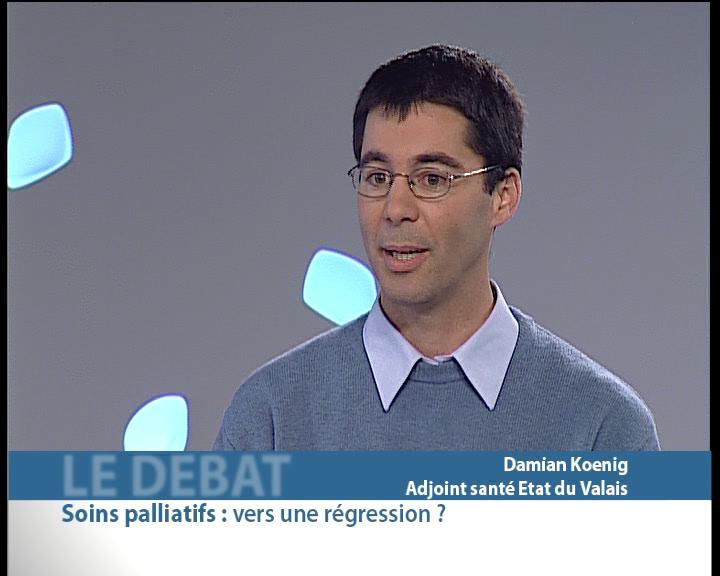
#> input picture 00000038.jpg, 720 x 576 px, given as the content of the folder frames.avi, which was not available
$ python index_inmem_crop.py   (Python 2 division)
#> lines starting #> are read from the running program, lines starting #| are printed output that depends on the picture
import cv2
import tesseract
import numpy
import sys
import os
import re
import csv
from datetime import timedelta, date
import time

def detect_words(filename, left, top, width, height):
	api = tesseract.TessBaseAPI()
	api.SetOutputName("outputName");
	api.Init(".","fra",tesseract.OEM_DEFAULT)
	api.SetPageSegMode(tesseract.PSM_AUTO)

	pixImage=tesseract.pixRead(filename)

	api.SetImage(pixImage)
	api.SetRectangle(left,top,width,height)
	outText=api.GetUTF8Text()
	api.End()

	return outText

def image_processing_with_threshold(filename):
#> called with filename = 'frames.avi/00000038.jpg'
	image = cv2.imread(filename)
#> image is the input picture: shape (576, 720, 3); mean B, G, R 145.2, 131.6, 126.2
	ret, threshold = cv2.threshold(image, 225,255, cv2.THRESH_BINARY_INV)
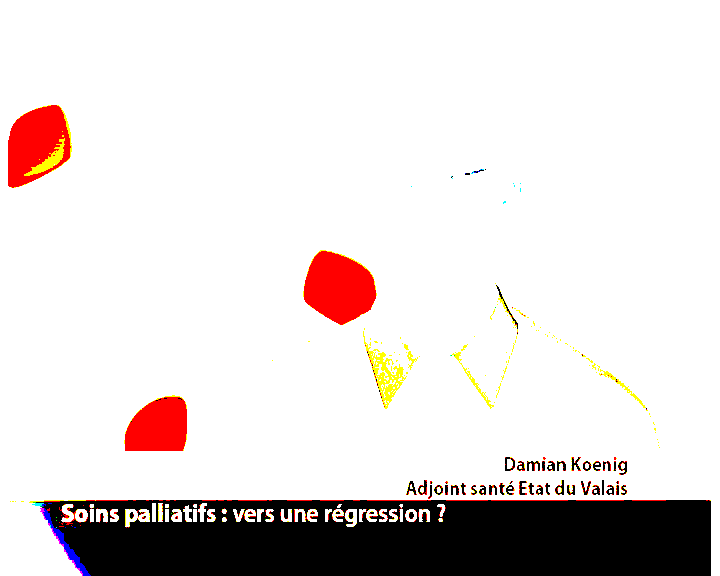
#> threshold: shape (576, 720, 3); mean B, G, R 217.6, 219, 226
	cv2.imwrite(filename.replace(".jpg","")+"_thresholded.jpg", threshold)

def run(startSecond, frame_rate):
	with open("names_annotations.csv","wb") as names_csv:
		with open("functions_annotations.csv","wb") as functions_csv:
			with open("topics_annotations.csv","wb") as topics_csv:
				names_writer = csv.writer(names_csv, delimiter='\t', quotechar='|', quoting=csv.QUOTE_MINIMAL)
				functions_writer = csv.writer(functions_csv, delimiter='\t', quotechar='|', quoting=csv.QUOTE_MINIMAL)
				topics_writer = csv.writer(topics_csv, delimiter='\t', quotechar='|', quoting=csv.QUOTE_MINIMAL)

				names_array = []
				topics_array = []
				functions_array = []

				orginal_files_extensions = (".png",".jpg",".tiff")
				cropped_files_extensions = ("_name.jpg","_topic.jpg")
				name_files_extension = "_name.jpg"
				topic_files_extension = "_topic.jpg"
				function_files_extension = "_function.jpg"

				frames_folder = next(os.walk("frames.avi"))[2]

				for filename in frames_folder:
					image_processing_with_threshold('frames.avi/'+filename)

				for i in range(0, len(frames_folder)):
					filename = frames_folder[i]
					duration = 3
					current_time_stamp =  startSecond+i*frame_rate
					start_time = timedelta(0, current_time_stamp)
					stop_time = timedelta(0, current_time_stamp+duration)
					duration = timedelta(0, duration)


					print filename,current_time_stamp

					current_name = detect_words('frames.avi/'+filename.replace(".jpg","")+"_thresholded.jpg", 290, 450, 720-290, 500-450)
					current_function = ''
					current_topic = detect_words('frames.avi/'+filename, 0, 495, 720, 576-495)

					if '\n' in current_name:
						current_name = detect_words('frames.avi/'+filename.replace(".jpg","")+"_thresholded.jpg", 290, 450, 720-290, 480-450,)
						current_function = detect_words('frames.avi/'+filename.replace(".jpg","")+"_thresholded.jpg", 290, 475, 720-290, 500-475)

					if current_name.strip() != "":
						print 'OCR_NAME', current_name.strip(), start_time, stop_time, duration
						names_writer.writerow(['OCR_NAME', current_name.strip(), start_time, stop_time, duration])
						names_array.append(current_name)

					if current_function.strip() != "":
						print 'OCR_FUNCTION', current_function.strip(), start_time, stop_time, duration
						functions_writer.writerow(['OCR_FUNCTION', current_function.strip(), start_time, stop_time, duration])
						functions_array.append(current_function)

					if current_topic.strip() != "":
						print 'OCR_TOPIC', current_topic.strip(), start_time, stop_time, duration
						topics_writer.writerow(['OCR_TOPIC', current_topic.strip(), start_time, stop_time, duration])
						topics_array.append(current_topic)

				print names_array

				print '\n'

				print topics_array

				print '\n'

				print functions_array

				print '\n'

				print len(names_array), len(functions_array), len(topics_array)

def main():
	run(263, 3)
#> (the call stopped at in detect_words, `api = tesseract.TessBaseAPI()`: tesseract is not available in this run)

main()

$ run again, on 00000065.jpg
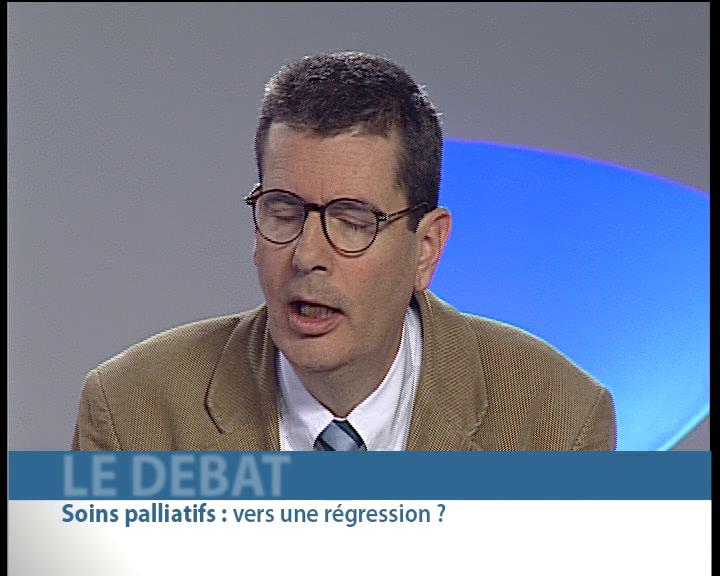
#> input picture 00000065.jpg, 720 x 576 px, given as the content of the folder frames.avi, which was not available
#> in image_processing_with_threshold, image is the input picture: shape (576, 720, 3); mean B, G, R 153.2, 131, 122.2
#> in image_processing_with_threshold, `ret, threshold = cv2.threshold(image, 225,255, cv2.THRESH_BINARY_INV)`:
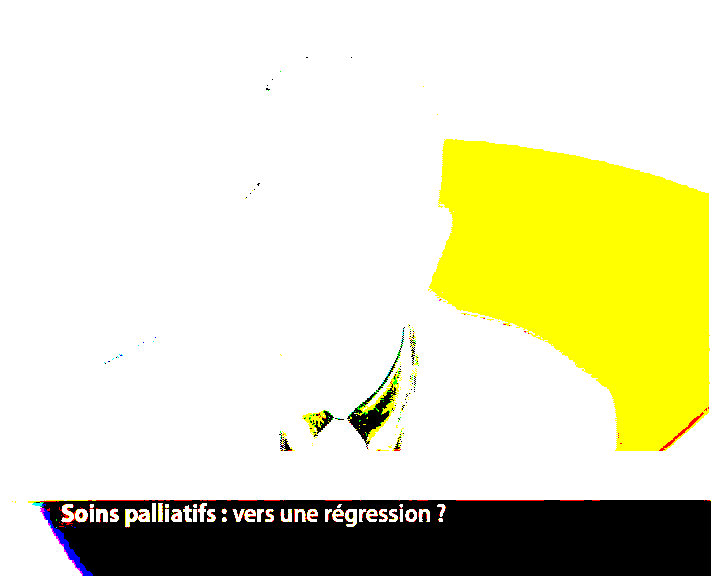
#> threshold: shape (576, 720, 3); mean B, G, R 189.5, 225.4, 225.9
